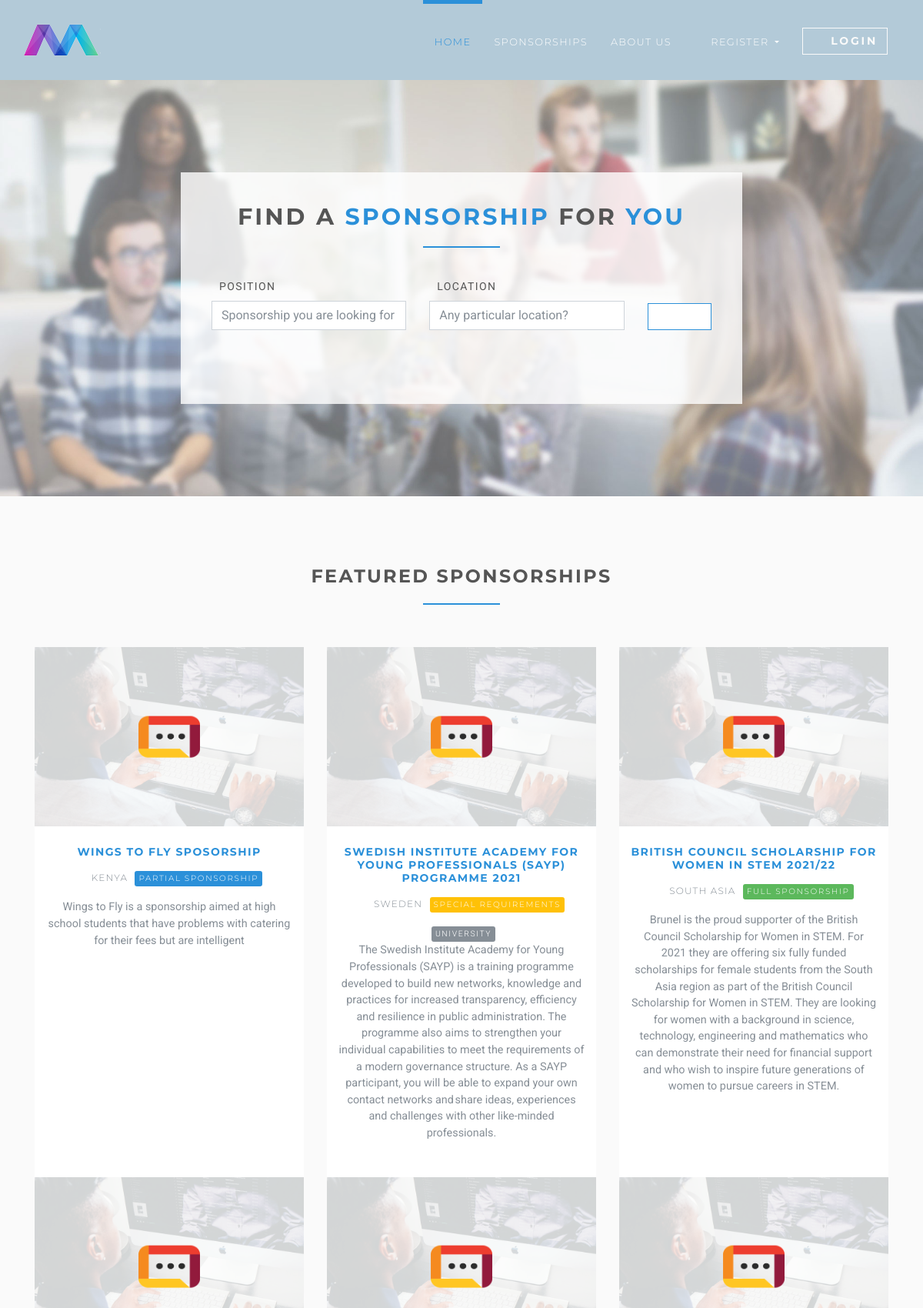
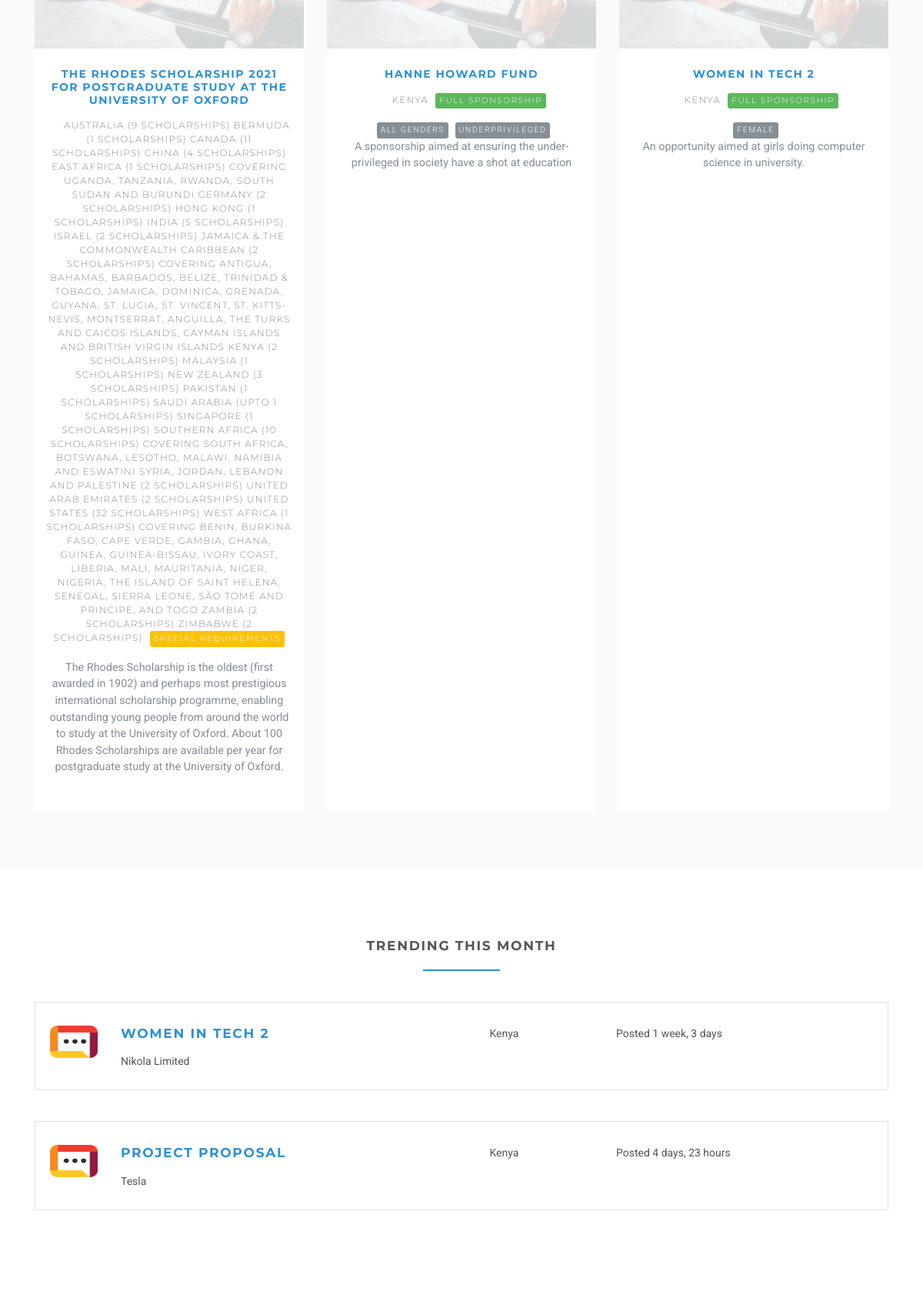
The page /en/ (upper part) on the database its author committed (2 pictures, top to bottom).
### jobsapp/models.py (models this page shows, shortened)
class Job(models.Model):
    user = models.ForeignKey(User, on_delete=models.CASCADE)
    title = models.CharField(max_length=300)
    description = models.TextField()
    location = models.CharField(max_length=150)
    type = models.CharField(choices=JOB_TYPE, max_length=10)
    category = models.CharField(max_length=100)
    last_date = models.DateTimeField()
    company_name = models.CharField(max_length=100)
    company_description = models.CharField(max_length=300)
    website = models.CharField(max_length=100, default="")
    created_at = models.DateTimeField(default=timezone.now)
    filled = models.BooleanField(default=False)
    salary = models.IntegerField(default=0, blank=True)
    tags = models.ManyToManyField(Tag)
    objects = JobManager()
    class Meta:
        ordering = ["id"]

### tags/models.py (models this page shows, shortened)
class Tag(models.Model):
    name = models.CharField(max_length=100)

### jobsapp/views/home.py (the view)
# urls.py: path("", HomeView.as_view(), name="home"),
class HomeView(ListView):
    model = Job
    template_name = "home.html"
    context_object_name = "jobs"
    def get_queryset(self):
        return self.model.objects.unfilled()[:6]
    def get_context_data(self, **kwargs):
        context = super().get_context_data(**kwargs)
        context["trendings"] = self.model.objects.unfilled(created_at__month=timezone.now().month)[:3]
        return context

### jobsapp/manager.py (called while the page is built)
    def unfilled(self, *args, **kwargs):
        return self.filter(filled=False, *args, **kwargs)

### templates/home.html (shortened to what this page needs)
{% extends 'base.html' %}
{% load static %}
{% load i18n %}
{% block content %}
    <section class="job-form-section job-form-section--image">
        <div class="container">
            <div class="row">
                <div class="col-lg-8 mx-auto">
                    <div class="job-form-box">
                        <h2 class="heading">Find a <span class="accent">sponsorship</span> for
                            <span class="accent">you</span>
                        </h2>
                        <form id="job-main-form" method="get" action="{% url 'jobs:search' %}" class="job-main-form">
                            <div class="controls">
                                <div class="row align-items-center">
                                    <div class="col-md-5">
                                        <div class="form-group">
                                            <label for="profession">{% trans 'Position' %}</label>
                                            <input type="text" id="profession" name="position"
                                                   placeholder="Sponsorship you are looking for" class="form-control">
                                        </div>
                                    </div>
                                    <div class="col-md-5">
                                        <div class="form-group">
                                            <label for="location">Location</label>
                                            <input type="text" id="location" name="location"
                                                   placeholder="Any particular location?" class="form-control">
                                        </div>
                                    </div>
                                    <div class="col-md-2">
                                        <button type="submit"
                                                class="btn btn-outline-white-primary job-main-form__button">
                                            <i class="fa fa-search"></i>
                                        </button>
                                    </div>
                                </div>
                            </div>
                        </form>
                    </div>
                </div>
            </div>
        </div>
    </section>
    <section class="bg-light-gray">
        <div class="container">
            <h3 class="heading">Featured Sponsorships</h3>
            <div class="row featured align-items-stretch">
                {% for job in jobs %}
                    <div class="col-lg-4 mb-5 mb-lg-0">
                        <div class="box-image-text bg-visible full-height">
                            <div class="top">
                                <a href="#">
                                    <div class="image">
                                    </div>
                                    <div class="logo">
                                        <img src="{% static 'img/company-1.png' %}" alt="" style="max-width: 80px;">
                                    </div>
                                </a>
                            </div>
                            <div class="content">
                                <h5><a href="{% url 'jobs:jobs-detail' job.id %}">{{ job.title }}</a></h5>
                                <p class="featured__details"><i class="fa fa-map-marker job__location"></i>
                                    {{ job.location }}
                                    {% if job.type == '1' %}
                                        <span class="badge featured-badge badge-success">Full Sponsorship</span>
                                    {% elif job.type == '2' %}
                                        <span class="badge featured-badge badge-primary">Partial Sponsorship</span>
                                    {% else %}
                                        <span style="color: #ffffff;" class="badge featured-badge badge-warning">Special Requirements</span>
                                    {% endif %}
                                </p>
                                {% for tag in job.tags.all %}
                                    <span style="color: #ffffff;"
                                          class="badge featured-badge badge-secondary">{{ tag.name }}</span>
                                {% endfor %}
                                <p>{{ job.description }}</p>
                            </div>
                        </div>
                    </div>
                {% endfor %}
            </div>
        </div>
    </section>
    <section>
        <div class="container">
            <h4 class="heading">Trending this month</h4>
            {% for trending in trendings %}
                <div class="job-listing  job-listing--last">
                    <div class="row">
                        <div class="col-md-12 col-lg-6">
                            <div class="row">
                                <div class="col-2">
                                    <img src="{% static 'img/company-1.png' %}"
                                         alt="ShareBoardd " class="img-fluid">
                                </div>
                                <div class="col-10">
                                    <h4 class="job__title">
                                        <a href="{% url 'jobs:jobs-detail' trending.id %}">{{ trending.title }}</a>
                                    </h4>
                                    <p class="job__company">
                                        {{ trending.company_name }}
                                    </p>
                                </div>
                            </div>
                        </div>
                        <div class="col-10 col-md-3 col-lg-2 ml-auto"><i class="fa fa-map-marker job__location"></i>
                            {{ trending.location }}
                        </div>
                        <div class="col-10 col-md-3 col-lg-3 ml-auto">
                            <p>Posted {{ trending.created_at|timesince }}</p>
                        </div>
                        <div class="col-sm-12 col-md-2 col-lg-1">
                            <div class="job__star">
                                <a href="#" data-toggle="tooltip" data-placement="top"
                                   title="Save to favourites" class="job__star__link">
                                    <i class="fa fa-star"></i>
                                </a>
                            </div>
                        </div>
                    </div>
                </div>
            {% endfor %}
        </div>
    </section>
{% endblock %}

### templates/base.html (shortened to what this page needs)
{% load static %}
{% load static i18n %}
{% get_current_language as LANGUAGE_CODE %}
<!DOCTYPE html>
<html lang="{{ LANGUAGE_CODE }}">
<head>
    <link rel="stylesheet"
          href="{% static 'vendor/bootstrap/css/bootstrap.min.css' %}">
    <link rel="stylesheet"
          href="{% static 'vendor/font-awesome/css/font-awesome.min.css' %}">
    <link rel="stylesheet" href="{% static 'vendor/owl.carousel/assets/owl.carousel.css' %}">
    <link rel="stylesheet" href="{% static 'vendor/owl.carousel/assets/owl.theme.default.css' %}">
    <link rel="stylesheet" href="{% static 'css/style.default.css' %}" id="theme-stylesheet">
    <link rel="stylesheet" href="{% static 'css/custom.css' %}">
    <link rel="stylesheet" href="https://cdnjs.cloudflare.com/ajax/libs/toastr.js/latest/toastr.min.css"/>
</head>
<body>
<header class="header">
    <nav class="navbar navbar-expand-lg">
        <div class="container-fluid">
            <a href="{% url 'jobs:home' %}" class="navbar-brand">
                <img src="{% static 'img/logo-small.png' %}" alt="logo" class="d-none d-lg-block">
            </a>
            <div id="navbarSupportedContent" class="collapse navbar-collapse">
                <ul class="navbar-nav ml-auto">
                    <li class="nav-item active">
                        <a href="{% url 'jobs:home' %}" class="nav-link">Home <span class="sr-only">(current)</span></a>
                    </li>
                    <li class="nav-item">
                        <a href="{% url 'jobs:jobs' %}" class="nav-link">Sponsorships</a>
                    </li>
                    <li class="nav-item">
                        <a href="/{{ LANGUAGE_CODE }}/about-us/" class="nav-link">About Us</a>
                    </li>
                    {% if request.user.is_authenticated and request.user.role == 'employer' %}
                        <li class="nav-item dropdown">
                            <a id="clientZone" href="#" data-toggle="dropdown"
                               aria-haspopup="true" aria-expanded="false"
                               class="nav-link dropdown-toggle has-img mb-3 mb-lg-0 mt-3 mt-lg-0">
                                <div class="client-menu-image">
                                    <div class="inner">
                                        <img src="{% static 'img/company-1.png' %}"
                                             alt="company image"
                                             class="img-fluid">
                                    </div>
                                </div>
                                {% if request.user.role == 'employee' %}
                                    {{ request.user.first_name }} {{ request.user.last_name }}
                                {% else %}
                                    {{ request.user.first_name }}
                                {% endif %}
                            </a>
                            <div aria-labelledby="clientZone" class="dropdown-menu">
                                <a href="{% url 'jobs:employer-dashboard' %}" class="dropdown-item">Dashboard</a>
                                <a href="{% url 'jobs:employer-all-applicants' %}" class="dropdown-item">Applicants </a>
                                <a href="{% url 'jobs:employer-jobs-create' %}" class="dropdown-item">Post a new
                                    sponsorship </a>
                                <a href="{% url 'accounts:logout' %}" class="dropdown-item">Logout</a>
                            </div>
                        </li>
                    {% else %}
                        <li class="nav-item dropdown">
                            <a id="pages" href="#" data-toggle="dropdown" aria-haspopup="true" aria-expanded="false"
                               class="nav-link dropdown-toggle"><i class="fa fa-signing"></i>Register
                            </a>
                        </li>
                        <li class="nav-item" style="color: #fff">
                            <a href="{% url 'accounts:login' %}" class="btn navbar-btn btn-outline-light mb-5 mb-lg-0">
                                <i class="fa fa-sign-in"></i>Login
                            </a>
                        </li>
                    {% endif %}
                </ul>
            </div>
        </div>
    </nav>
</header>
<div>
    {% block content %} {% endblock %}
</div>
</body>
</html>

### templates/lang_selector.html (shortened to what this page needs)
{% load i18n %}

### rows shown on the page
Job: title "WINGS TO FLY SPOSORSHIP", location "KENYA", type "PARTIAL SPONSORSHIP", description "Wings to Fly is a sponsorship aimed at high school students that have problems with catering for their fees but are intelligent"
Job: title "SWEDISH INSTITUTE ACADEMY FOR YOUNG PROFESSIONALS (SAYP) PROGRAMME 2021", location "SWEDEN", type "SPECIAL REQUIREMENTS", description "The Swedish Institute Academy for Young Professionals (SAYP) is a training programme developed to build new networks, knowledge and practices for increased transparency, efficiency and resilience in public administration. The programme also aims to strengthen your individual capabilities to meet the requirements of a modern governance structure. As a SAYP participant, you will be able to expand your own contact networks and share ideas, experiences and challenges with other like-minded professionals."
Tag: name "UNIVERSITY"
Job: title "BRITISH COUNCIL SCHOLARSHIP FOR WOMEN IN STEM 2021/22", location "SOUTH ASIA", type "FULL SPONSORSHIP", description "Brunel is the proud supporter of the British Council Scholarship for Women in STEM. For 2021 they are offering six fully funded scholarships for female students from the South Asia region as part of the British Council Scholarship for Women in STEM. They are looking for women with a background in science, technology, engineering and mathematics who can demonstrate their need for financial support and who wish to inspire future generations of women to pursue careers in STEM."
Job: title "THE RHODES SCHOLARSHIP 2021 FOR POSTGRADUATE STUDY AT THE UNIVERSITY OF OXFORD", location "AUSTRALIA (9 SCHOLARSHIPS) BERMUDA (1 SCHOLARSHIPS) CANADA (11 SCHOLARSHIPS) CHINA (4 SCHOLARSHIPS) EAST AFRICA (1 SCHOLARSHIPS) COVERING UGANDA, TANZANIA, RWANDA, SOUTH SUDAN AND BURUNDI GERMANY (2 SCHOLARSHIPS) HONG KONG (1 SCHOLARSHIPS) INDIA (5 SCHOLARSHIPS) ISRAEL (2 SCHOLARSHIPS) JAMAICA & THE COMMONWEALTH CARIBBEAN (2 SCHOLARSHIPS) COVERING ANTIGUA, BAHAMAS, BARBADOS, BELIZE, TRINIDAD & TOBAGO, JAMAICA, DOMINICA, GRENADA, GUYANA, ST. LUCIA, ST. VINCENT, ST. KITTS-NEVIS, MONTSERRAT, ANGUILLA, THE TURKS AND CAICOS ISLANDS, CAYMAN ISLANDS AND BRITISH VIRGIN ISLANDS KENYA (2 SCHOLARSHIPS) MALAYSIA (1 SCHOLARSHIPS) NEW ZEALAND (3 SCHOLARSHIPS) PAKISTAN (1 SCHOLARSHIPS) SAUDI ARABIA (UPTO…", type "SPECIAL REQUIREMENTS", description "The Rhodes Scholarship is the oldest (first awarded in 1902) and perhaps most prestigious international scholarship programme, enabling outstanding young people from around the world to study at the University of Oxford. About 100 Rhodes Scholarships are available per year for postgraduate study at the University of Oxford."
Job: title "HANNE HOWARD FUND", location "KENYA", type "FULL SPONSORSHIP", description "A sponsorship aimed at ensuring the under-privileged in society have a shot at education"
Tag: name "ALL GENDERS"
Tag: name "UNDERPRIVILEGED"
Job: title "WOMEN IN TECH 2", location "KENYA", type "FULL SPONSORSHIP", description "An opportunity aimed at girls doing computer science in university.", company_name "Nikola Limited", location "Kenya", created_at "1 week, 3 days"
Tag: name "FEMALE"
Job: title "PROJECT PROPOSAL", company_name "Tesla", location "Kenya", created_at "4 days, 23 hours"
